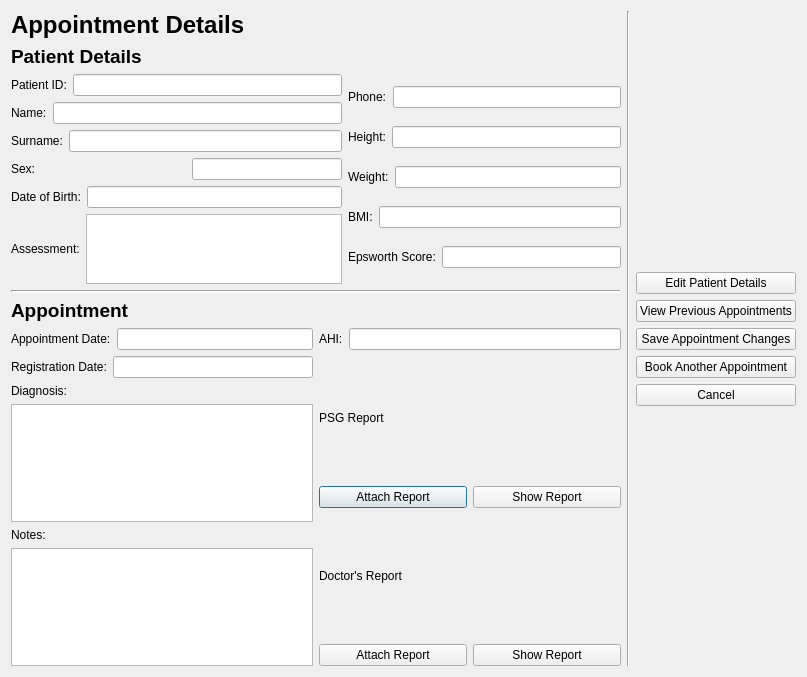
<?xml version="1.0" encoding="UTF-8"?>
<ui version="4.0">
 <class>Dialog</class>
 <widget class="QDialog" name="Dialog">
  <property name="geometry">
   <rect>
    <x>0</x>
    <y>0</y>
    <width>807</width>
    <height>677</height>
   </rect>
  </property>
  <property name="windowTitle">
   <string>Dialog</string>
  </property>
  <layout class="QHBoxLayout" name="horizontalLayout_20">
   <item>
    <layout class="QHBoxLayout" name="horizontalLayout_19">
     <item>
      <layout class="QVBoxLayout" name="verticalLayout_12">
       <item>
        <widget class="QLabel" name="label">
         <property name="text">
          <string>&lt;html&gt;&lt;head/&gt;&lt;body&gt;&lt;p&gt;&lt;span style=&quot; font-size:18pt; font-weight:600;&quot;&gt;Appointment Details&lt;/span&gt;&lt;/p&gt;&lt;/body&gt;&lt;/html&gt;</string>
         </property>
        </widget>
       </item>
       <item>
        <widget class="QLabel" name="label_2">
         <property name="text">
          <string>&lt;html&gt;&lt;head/&gt;&lt;body&gt;&lt;p&gt;&lt;span style=&quot; font-size:14pt; font-weight:600;&quot;&gt;Patient Details&lt;/span&gt;&lt;/p&gt;&lt;/body&gt;&lt;/html&gt;</string>
         </property>
        </widget>
       </item>
       <item>
        <layout class="QVBoxLayout" name="verticalLayout_11">
         <item>
          <layout class="QHBoxLayout" name="horizontalLayout_18">
           <item>
            <layout class="QVBoxLayout" name="verticalLayout_10">
             <item>
              <layout class="QHBoxLayout" name="horizontalLayout_7">
               <item>
                <widget class="QLabel" name="label_3">
                 <property name="text">
                  <string>Patient ID:</string>
                 </property>
                 <property name="buddy">
                  <cstring>txtPatientId</cstring>
                 </property>
                </widget>
               </item>
               <item>
                <widget class="QLineEdit" name="txtPatientId">
                 <property name="readOnly">
                  <bool>true</bool>
                 </property>
                </widget>
               </item>
              </layout>
             </item>
             <item>
              <layout class="QHBoxLayout" name="horizontalLayout_8">
               <item>
                <widget class="QLabel" name="label_4">
                 <property name="text">
                  <string>Name:</string>
                 </property>
                 <property name="buddy">
                  <cstring>txtPatientName</cstring>
                 </property>
                </widget>
               </item>
               <item>
                <widget class="QLineEdit" name="txtPatientName">
                 <property name="readOnly">
                  <bool>true</bool>
                 </property>
                </widget>
               </item>
              </layout>
             </item>
             <item>
              <layout class="QHBoxLayout" name="horizontalLayout_9">
               <item>
                <widget class="QLabel" name="label_5">
                 <property name="text">
                  <string>Surname:</string>
                 </property>
                 <property name="buddy">
                  <cstring>txtPatientSurname</cstring>
                 </property>
                </widget>
               </item>
               <item>
                <widget class="QLineEdit" name="txtPatientSurname">
                 <property name="readOnly">
                  <bool>true</bool>
                 </property>
                </widget>
               </item>
              </layout>
             </item>
             <item>
              <layout class="QHBoxLayout" name="horizontalLayout_10">
               <item>
                <widget class="QLabel" name="label_6">
                 <property name="text">
                  <string>Sex:</string>
                 </property>
                 <property name="buddy">
                  <cstring>txtPatientSex</cstring>
                 </property>
                </widget>
               </item>
               <item>
                <spacer name="horizontalSpacer">
                 <property name="orientation">
                  <enum>Qt::Horizontal</enum>
                 </property>
                 <property name="sizeHint" stdset="0">
                  <size>
                   <width>40</width>
                   <height>20</height>
                  </size>
                 </property>
                </spacer>
               </item>
               <item>
                <widget class="QLineEdit" name="txtPatientSex">
                 <property name="readOnly">
                  <bool>true</bool>
                 </property>
                </widget>
               </item>
              </layout>
             </item>
             <item>
              <layout class="QHBoxLayout" name="horizontalLayout_11">
               <item>
                <widget class="QLabel" name="label_7">
                 <property name="text">
                  <string>Date of Birth:</string>
                 </property>
                 <property name="buddy">
                  <cstring>txtPatientDob</cstring>
                 </property>
                </widget>
               </item>
               <item>
                <widget class="QLineEdit" name="txtPatientDob">
                 <property name="readOnly">
                  <bool>true</bool>
                 </property>
                </widget>
               </item>
              </layout>
             </item>
             <item>
              <layout class="QHBoxLayout" name="horizontalLayout_12">
               <item>
                <widget class="QLabel" name="label_13">
                 <property name="text">
                  <string>Assessment:</string>
                 </property>
                 <property name="buddy">
                  <cstring>txtPatientAssessment</cstring>
                 </property>
                </widget>
               </item>
               <item>
                <widget class="QTextBrowser" name="txtPatientAssessment"/>
               </item>
              </layout>
             </item>
            </layout>
           </item>
           <item>
            <layout class="QVBoxLayout" name="verticalLayout_9">
             <item>
              <layout class="QHBoxLayout" name="horizontalLayout_17">
               <item>
                <widget class="QLabel" name="label_8">
                 <property name="text">
                  <string>Phone:</string>
                 </property>
                 <property name="buddy">
                  <cstring>txtPatientPhone</cstring>
                 </property>
                </widget>
               </item>
               <item>
                <widget class="QLineEdit" name="txtPatientPhone">
                 <property name="readOnly">
                  <bool>true</bool>
                 </property>
                </widget>
               </item>
              </layout>
             </item>
             <item>
              <layout class="QHBoxLayout" name="horizontalLayout_16">
               <item>
                <widget class="QLabel" name="label_9">
                 <property name="text">
                  <string>Height:</string>
                 </property>
                 <property name="buddy">
                  <cstring>txtPatientHeight</cstring>
                 </property>
                </widget>
               </item>
               <item>
                <widget class="QLineEdit" name="txtPatientHeight">
                 <property name="autoFillBackground">
                  <bool>false</bool>
                 </property>
                 <property name="readOnly">
                  <bool>true</bool>
                 </property>
                </widget>
               </item>
              </layout>
             </item>
             <item>
              <layout class="QHBoxLayout" name="horizontalLayout_15">
               <item>
                <widget class="QLabel" name="label_10">
                 <property name="text">
                  <string>Weight:</string>
                 </property>
                 <property name="buddy">
                  <cstring>txtPatientWeight</cstring>
                 </property>
                </widget>
               </item>
               <item>
                <widget class="QLineEdit" name="txtPatientWeight">
                 <property name="readOnly">
                  <bool>true</bool>
                 </property>
                </widget>
               </item>
              </layout>
             </item>
             <item>
              <layout class="QHBoxLayout" name="horizontalLayout_14">
               <item>
                <widget class="QLabel" name="label_11">
                 <property name="text">
                  <string>BMI:</string>
                 </property>
                 <property name="buddy">
                  <cstring>txtPatientBmi</cstring>
                 </property>
                </widget>
               </item>
               <item>
                <widget class="QLineEdit" name="txtPatientBmi">
                 <property name="readOnly">
                  <bool>true</bool>
                 </property>
                </widget>
               </item>
              </layout>
             </item>
             <item>
              <layout class="QHBoxLayout" name="horizontalLayout_13">
               <item>
                <widget class="QLabel" name="label_12">
                 <property name="text">
                  <string>Epsworth Score:</string>
                 </property>
                 <property name="buddy">
                  <cstring>txtPatientEpsworth</cstring>
                 </property>
                </widget>
               </item>
               <item>
                <widget class="QLineEdit" name="txtPatientEpsworth">
                 <property name="readOnly">
                  <bool>true</bool>
                 </property>
                </widget>
               </item>
              </layout>
             </item>
            </layout>
           </item>
          </layout>
         </item>
        </layout>
       </item>
       <item>
        <widget class="Line" name="line">
         <property name="lineWidth">
          <number>2</number>
         </property>
         <property name="orientation">
          <enum>Qt::Horizontal</enum>
         </property>
        </widget>
       </item>
       <item>
        <layout class="QVBoxLayout" name="verticalLayout_7">
         <item>
          <widget class="QLabel" name="label_14">
           <property name="text">
            <string>&lt;html&gt;&lt;head/&gt;&lt;body&gt;&lt;p&gt;&lt;span style=&quot; font-size:14pt; font-weight:600;&quot;&gt;Appointment&lt;/span&gt;&lt;/p&gt;&lt;/body&gt;&lt;/html&gt;</string>
           </property>
          </widget>
         </item>
         <item>
          <layout class="QHBoxLayout" name="horizontalLayout_6">
           <item>
            <layout class="QVBoxLayout" name="verticalLayout_6">
             <item>
              <layout class="QHBoxLayout" name="horizontalLayout_2">
               <item>
                <widget class="QLabel" name="label_15">
                 <property name="text">
                  <string>Appointment Date:</string>
                 </property>
                 <property name="buddy">
                  <cstring>txtAppointmentDate</cstring>
                 </property>
                </widget>
               </item>
               <item>
                <widget class="QLineEdit" name="txtAppointmentDate">
                 <property name="readOnly">
                  <bool>true</bool>
                 </property>
                </widget>
               </item>
              </layout>
             </item>
             <item>
              <layout class="QHBoxLayout" name="horizontalLayout">
               <item>
                <widget class="QLabel" name="label_16">
                 <property name="text">
                  <string>Registration Date:</string>
                 </property>
                 <property name="buddy">
                  <cstring>txtAppointmentRegDate</cstring>
                 </property>
                </widget>
               </item>
               <item>
                <widget class="QLineEdit" name="txtAppointmentRegDate">
                 <property name="readOnly">
                  <bool>true</bool>
                 </property>
                </widget>
               </item>
              </layout>
             </item>
             <item>
              <layout class="QVBoxLayout" name="verticalLayout_2">
               <item>
                <widget class="QLabel" name="label_17">
                 <property name="text">
                  <string>Diagnosis:</string>
                 </property>
                 <property name="buddy">
                  <cstring>txtAppointmentDiagnosis</cstring>
                 </property>
                </widget>
               </item>
               <item>
                <widget class="QPlainTextEdit" name="txtAppointmentDiagnosis"/>
               </item>
              </layout>
             </item>
             <item>
              <layout class="QVBoxLayout" name="verticalLayout">
               <item>
                <widget class="QLabel" name="label_19">
                 <property name="text">
                  <string>Notes:</string>
                 </property>
                 <property name="buddy">
                  <cstring>txtAppointmentNotes</cstring>
                 </property>
                </widget>
               </item>
               <item>
                <widget class="QPlainTextEdit" name="txtAppointmentNotes"/>
               </item>
              </layout>
             </item>
            </layout>
           </item>
           <item>
            <layout class="QVBoxLayout" name="verticalLayout_5">
             <item>
              <layout class="QHBoxLayout" name="horizontalLayout_3">
               <item>
                <widget class="QLabel" name="label_18">
                 <property name="text">
                  <string>AHI:</string>
                 </property>
                 <property name="buddy">
                  <cstring>txtAppointmentAhi</cstring>
                 </property>
                </widget>
               </item>
               <item>
                <widget class="QLineEdit" name="txtAppointmentAhi"/>
               </item>
              </layout>
             </item>
             <item>
              <layout class="QVBoxLayout" name="verticalLayout_4">
               <item>
                <widget class="QLabel" name="lblPsgReport">
                 <property name="text">
                  <string>PSG Report</string>
                 </property>
                </widget>
               </item>
               <item>
                <layout class="QHBoxLayout" name="horizontalLayout_4">
                 <item>
                  <widget class="QPushButton" name="buttonAttachPsgReport">
                   <property name="text">
                    <string>Attach Report</string>
                   </property>
                  </widget>
                 </item>
                 <item>
                  <widget class="QPushButton" name="buttonOpenPsgReport">
                   <property name="text">
                    <string>Show Report</string>
                   </property>
                  </widget>
                 </item>
                </layout>
               </item>
              </layout>
             </item>
             <item>
              <layout class="QVBoxLayout" name="verticalLayout_3">
               <item>
                <widget class="QLabel" name="lblDocReport">
                 <property name="text">
                  <string>Doctor's Report</string>
                 </property>
                </widget>
               </item>
               <item>
                <layout class="QHBoxLayout" name="horizontalLayout_5">
                 <item>
                  <widget class="QPushButton" name="buttonAttachDocReport">
                   <property name="text">
                    <string>Attach Report</string>
                   </property>
                  </widget>
                 </item>
                 <item>
                  <widget class="QPushButton" name="buttonShowDocReport">
                   <property name="text">
                    <string>Show Report</string>
                   </property>
                  </widget>
                 </item>
                </layout>
               </item>
              </layout>
             </item>
            </layout>
           </item>
          </layout>
         </item>
        </layout>
       </item>
      </layout>
     </item>
     <item>
      <widget class="Line" name="line_2">
       <property name="orientation">
        <enum>Qt::Vertical</enum>
       </property>
      </widget>
     </item>
     <item>
      <layout class="QVBoxLayout" name="verticalLayout_8">
       <item>
        <spacer name="verticalSpacer">
         <property name="orientation">
          <enum>Qt::Vertical</enum>
         </property>
         <property name="sizeHint" stdset="0">
          <size>
           <width>20</width>
           <height>40</height>
          </size>
         </property>
        </spacer>
       </item>
       <item>
        <widget class="QPushButton" name="buttonEditPatient">
         <property name="text">
          <string>Edit Patient Details</string>
         </property>
        </widget>
       </item>
       <item>
        <widget class="QPushButton" name="buttonViewPreviousAppointments">
         <property name="text">
          <string>View Previous Appointments</string>
         </property>
        </widget>
       </item>
       <item>
        <widget class="QPushButton" name="buttonSave">
         <property name="text">
          <string>Save Appointment Changes</string>
         </property>
        </widget>
       </item>
       <item>
        <widget class="QPushButton" name="buttonSaveAndAdd">
         <property name="text">
          <string>Book Another Appointment</string>
         </property>
        </widget>
       </item>
       <item>
        <widget class="QPushButton" name="buttonCancel">
         <property name="text">
          <string>Cancel</string>
         </property>
        </widget>
       </item>
       <item>
        <spacer name="verticalSpacer_2">
         <property name="orientation">
          <enum>Qt::Vertical</enum>
         </property>
         <property name="sizeHint" stdset="0">
          <size>
           <width>20</width>
           <height>40</height>
          </size>
         </property>
        </spacer>
       </item>
      </layout>
     </item>
    </layout>
   </item>
  </layout>
 </widget>
 <resources/>
 <connections>
  <connection>
   <sender>buttonCancel</sender>
   <signal>clicked()</signal>
   <receiver>Dialog</receiver>
   <slot>close()</slot>
   <hints>
    <hint type="sourcelabel">
     <x>649</x>
     <y>420</y>
    </hint>
    <hint type="destinationlabel">
     <x>649</x>
     <y>457</y>
    </hint>
   </hints>
  </connection>
 </connections>
</ui>
